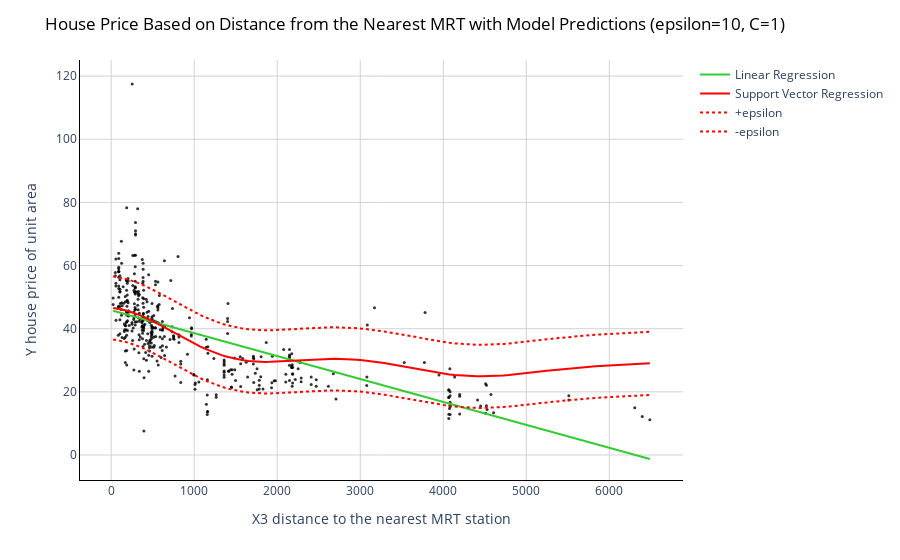

The notebook cell this image was saved under:
### Markdown cell above
##### Visualize the two models

### Code cell
# Create a scatter plot
fig = px.scatter(df, x=df['X3 distance to the nearest MRT station'], y=df['Y house price of unit area'], 
                 opacity=0.8, color_discrete_sequence=['black'])

# Add a best-fit line
fig.add_traces(go.Scatter(x=x_range, y=y_lr, name='Linear Regression', line=dict(color='limegreen')))
fig.add_traces(go.Scatter(x=x_range, y=y_svr, name='Support Vector Regression', line=dict(color='red')))
fig.add_traces(go.Scatter(x=x_range, y=y_svr+10, name='+epsilon', line=dict(color='red', dash='dot')))
fig.add_traces(go.Scatter(x=x_range, y=y_svr-10, name='-epsilon', line=dict(color='red', dash='dot')))

# Change chart background color
fig.update_layout(dict(plot_bgcolor = 'white'))

# Update axes lines
fig.update_xaxes(showgrid=True, gridwidth=1, gridcolor='lightgrey', 
                 zeroline=True, zerolinewidth=1, zerolinecolor='lightgrey', 
                 showline=True, linewidth=1, linecolor='black')

fig.update_yaxes(showgrid=True, gridwidth=1, gridcolor='lightgrey', 
                 zeroline=True, zerolinewidth=1, zerolinecolor='lightgrey', 
                 showline=True, linewidth=1, linecolor='black')

# Set figure title
fig.update_layout(title=dict(text="House Price Based on Distance from the Nearest MRT with Model Predictions (epsilon=10, C=1)", 
                             font=dict(color='black')))
# Update marker size
fig.update_traces(marker=dict(size=3))

fig.show()
